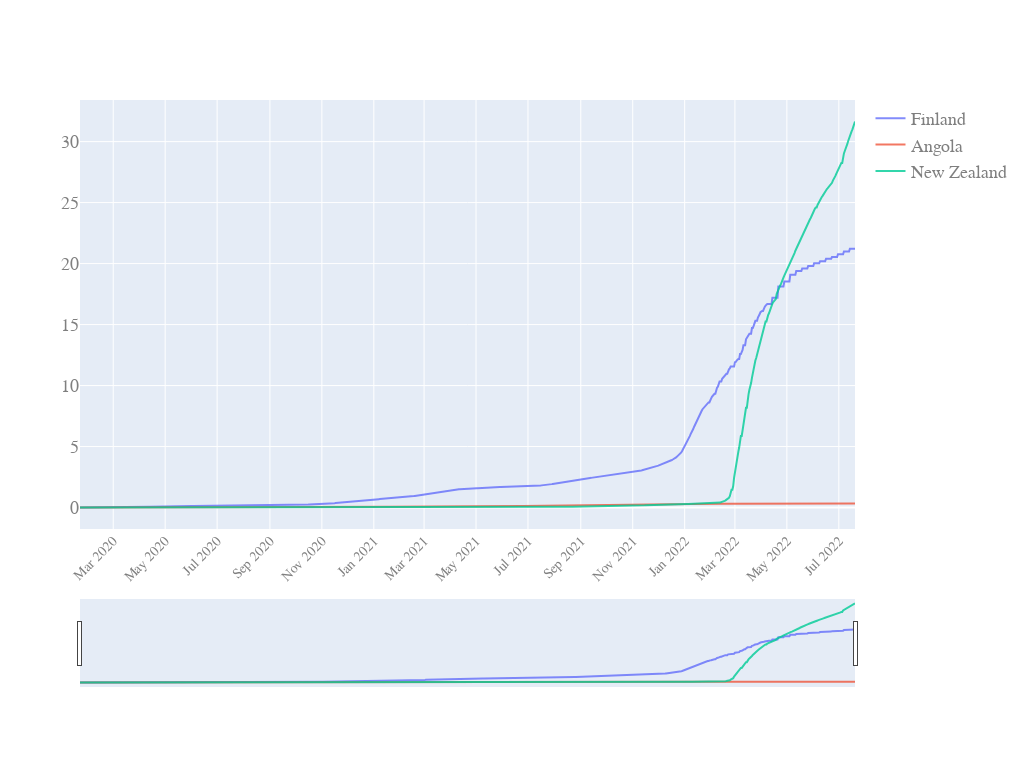

Notebook code for this chart:
### Code cell
quick_plot(df_analyse.date,
           df_analyse.iloc[:,1:],
           y_scale='linear',
           slider=True)

### Figure 1 — Plotly figure (JSON) as saved in the notebook; plotly's stock layout.template omitted (floating-point values rounded to 4 significant figures; data arrays with more than 128 entries replaced by an {"elided": "..."} marker saying what was removed)
{"data": [{"name": "Finland", "opacity": 0.8, "type": "scatter", "x": {"elided": "911 str values"}, "y": {"elided": "911 float values"}}, {"name": "Angola", "opacity": 0.8, "type": "scatter", "x": {"elided": "911 str values"}, "y": {"elided": "911 float values"}}, {"name": "New Zealand", "opacity": 0.8, "type": "scatter", "x": {"elided": "911 str values"}, "y": {"elided": "911 float values"}}], "layout": {"autosize": true, "font": {"color": "#7f7f7f", "family": "PT Sans, monospace", "size": 18}, "height": 768, "width": 1024, "xaxis": {"nticks": 20, "rangeslider": {"visible": true}, "tickangle": -45, "tickfont": {"color": "#7f7f7f", "size": 14}}, "yaxis": {"type": "linear"}}}
